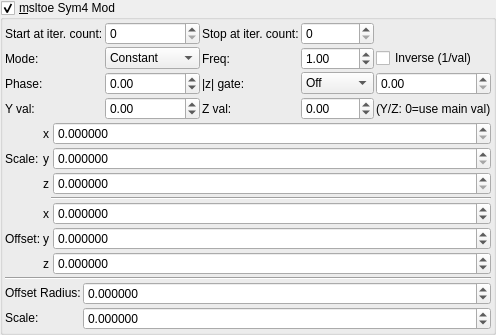
       <widget class="MyGroupBox" name="groupCheck_transf_function_enabledCx_false">
        <property name="toolTip">
         <string/>
        </property>
        <property name="title">
         <string>&amp;msltoe Sym4 Mod</string>
        </property>
        <property name="checkable">
         <bool>true</bool>
        </property>
        <layout class="QVBoxLayout" name="verticalLayout_56">
         <property name="spacing">
          <number>2</number>
         </property>
         <property name="leftMargin">
          <number>2</number>
         </property>
         <property name="topMargin">
          <number>2</number>
         </property>
         <property name="rightMargin">
          <number>2</number>
         </property>
         <property name="bottomMargin">
          <number>2</number>
         </property>
         <item>
          <layout class="QGridLayout" name="gridLayout_73">
           <property name="spacing">
            <number>2</number>
           </property>
           <item row="0" column="2">
            <widget class="QLabel" name="label_274">
             <property name="text">
              <string>Stop at iter. count:</string>
             </property>
            </widget>
           </item>
           <item row="0" column="0">
            <widget class="QLabel" name="label_275">
             <property name="text">
              <string>Start at iter. count:</string>
             </property>
            </widget>
           </item>
           <item row="0" column="1">
            <widget class="MySpinBox" name="spinboxInt_transf_multiplier_start_iter_1">
             <property name="sizePolicy">
              <sizepolicy hsizetype="Minimum" vsizetype="Maximum">
               <horstretch>0</horstretch>
               <verstretch>0</verstretch>
              </sizepolicy>
             </property>
             <property name="maximum">
              <number>999</number>
             </property>
            </widget>
           </item>
           <item row="0" column="3">
            <widget class="MySpinBox" name="spinboxInt_transf_multiplier_stop_iter_1">
             <property name="sizePolicy">
              <sizepolicy hsizetype="Minimum" vsizetype="Maximum">
               <horstretch>0</horstretch>
               <verstretch>0</verstretch>
              </sizepolicy>
             </property>
             <property name="maximum">
              <number>999</number>
             </property>
            </widget>
           </item>
      <item row="1" column="0">
       <widget class="QLabel"><property name="text"><string>Mode:</string></property></widget>
      </item>
      <item row="1" column="1">
       <widget class="MyComboBox" name="comboBox_transf_multiplier_value_mode_1">
        <item><property name="text"><string notr="true">Constant</string></property></item>
        <item><property name="text"><string notr="true">Sine</string></property></item>
        <item><property name="text"><string notr="true">Ramp</string></property></item>
        <item><property name="text"><string notr="true">Exponential</string></property></item>
        <item><property name="text"><string notr="true">Triangle</string></property></item>
        <item><property name="text"><string notr="true">Square</string></property></item>
        <item><property name="text"><string notr="true">Smoothstep</string></property></item>
        <item><property name="text"><string notr="true">Noise</string></property></item>
        <item><property name="text"><string notr="true">Ping-pong</string></property></item>
        <item><property name="text"><string notr="true">Stepped</string></property></item>
       </widget>
      </item>
      <item row="1" column="2">
       <widget class="QLabel"><property name="text"><string>Freq:</string></property></widget>
      </item>
      <item row="1" column="3">
       <widget class="MyDoubleSpinBox" name="spinbox_transf_multiplier_frequency_1">
        <property name="minimum"><double>0.01</double></property><property name="maximum"><double>100.0</double></property>
        <property name="singleStep"><double>0.1</double></property><property name="value"><double>1.0</double></property>
       </widget>
      </item>
      <item row="1" column="4" colspan="2">
       <widget class="MyCheckBox" name="checkBox_transf_multiplier_inverse_1">
        <property name="text"><string>Inverse (1/val)</string></property>
       </widget>
      </item>
      <item row="2" column="0">
       <widget class="QLabel"><property name="text"><string>Phase:</string></property></widget>
      </item>
      <item row="2" column="1">
       <widget class="MyDoubleSpinBox" name="spinbox_transf_multiplier_phase_1">
        <property name="minimum"><double>-10.0</double></property><property name="maximum"><double>10.0</double></property>
        <property name="singleStep"><double>0.1</double></property><property name="value"><double>0.0</double></property>
       </widget>
      </item>
      <item row="2" column="2">
       <widget class="QLabel"><property name="text"><string>|z| gate:</string></property></widget>
      </item>
      <item row="2" column="3">
       <widget class="MyComboBox" name="comboBox_transf_multiplier_threshold_mode_1">
        <item><property name="text"><string notr="true">Off</string></property></item>
        <item><property name="text"><string notr="true">&gt; thresh</string></property></item>
        <item><property name="text"><string notr="true">&lt; thresh</string></property></item>
       </widget>
      </item>
      <item row="2" column="4" colspan="2">
       <widget class="MyDoubleSpinBox" name="spinbox_transf_multiplier_threshold_1">
        <property name="minimum"><double>0.0</double></property><property name="maximum"><double>1000.0</double></property>
        <property name="singleStep"><double>0.1</double></property><property name="value"><double>0.0</double></property>
       </widget>
      </item>
      <item row="3" column="0">
       <widget class="QLabel"><property name="text"><string>Y val:</string></property></widget>
      </item>
      <item row="3" column="1">
       <widget class="MyDoubleSpinBox" name="spinbox_transf_multiplier_scale_y_1">
        <property name="minimum"><double>-100.0</double></property><property name="maximum"><double>100.0</double></property>
        <property name="singleStep"><double>0.01</double></property><property name="value"><double>0.0</double></property>
       </widget>
      </item>
      <item row="3" column="2">
       <widget class="QLabel"><property name="text"><string>Z val:</string></property></widget>
      </item>
      <item row="3" column="3">
       <widget class="MyDoubleSpinBox" name="spinbox_transf_multiplier_scale_z_1">
        <property name="minimum"><double>-100.0</double></property><property name="maximum"><double>100.0</double></property>
        <property name="singleStep"><double>0.01</double></property><property name="value"><double>0.0</double></property>
       </widget>
      </item>
      <item row="3" column="4" colspan="2">
       <widget class="QLabel"><property name="text"><string notr="true">(Y/Z: 0=use main val)</string></property></widget>
      </item>
          </layout>
         </item>
         <item>
          <layout class="QGridLayout" name="gridLayout_4" columnstretch="0,0,0,1">
           <property name="verticalSpacing">
            <number>2</number>
           </property>
           <item row="1" column="1">
            <widget class="QLabel" name="label_269">
             <property name="text">
              <string notr="true">x</string>
             </property>
            </widget>
           </item>
           <item row="8" column="0" colspan="4">
            <widget class="Line" name="line_8">
             <property name="orientation">
              <enum>Qt::Horizontal</enum>
             </property>
            </widget>
           </item>
           <item row="2" column="3">
            <widget class="MyDoubleSpinBox" name="spinbox3_transf_scale3D_111_y">
             <property name="sizePolicy">
              <sizepolicy hsizetype="Minimum" vsizetype="Maximum">
               <horstretch>0</horstretch>
               <verstretch>0</verstretch>
              </sizepolicy>
             </property>
             <property name="prefix">
              <string/>
             </property>
             <property name="suffix">
              <string/>
             </property>
             <property name="decimals">
              <number>6</number>
             </property>
             <property name="minimum">
              <double>0.000000000000000</double>
             </property>
             <property name="maximum">
              <double>9.999000000000001</double>
             </property>
             <property name="singleStep">
              <double>0.100000000000000</double>
             </property>
            </widget>
           </item>
           <item row="5" column="1">
            <widget class="QLabel" name="label_265">
             <property name="text">
              <string notr="true">x</string>
             </property>
            </widget>
           </item>
           <item row="4" column="2" colspan="2">
            <widget class="Line" name="line_55">
             <property name="orientation">
              <enum>Qt::Horizontal</enum>
             </property>
            </widget>
           </item>
           <item row="3" column="3">
            <widget class="MyDoubleSpinBox" name="spinbox3_transf_scale3D_111_z">
             <property name="sizePolicy">
              <sizepolicy hsizetype="Minimum" vsizetype="Maximum">
               <horstretch>0</horstretch>
               <verstretch>0</verstretch>
              </sizepolicy>
             </property>
             <property name="prefix">
              <string/>
             </property>
             <property name="suffix">
              <string/>
             </property>
             <property name="decimals">
              <number>6</number>
             </property>
             <property name="minimum">
              <double>0.000000000000000</double>
             </property>
             <property name="maximum">
              <double>9.999000000000001</double>
             </property>
             <property name="singleStep">
              <double>0.100000000000000</double>
             </property>
            </widget>
           </item>
           <item row="3" column="1">
            <widget class="QLabel" name="label_263">
             <property name="text">
              <string notr="true">z</string>
             </property>
            </widget>
           </item>
           <item row="6" column="0">
            <widget class="QLabel" name="label_261">
             <property name="text">
              <string>Offset:</string>
             </property>
            </widget>
           </item>
           <item row="6" column="1">
            <widget class="QLabel" name="label_262">
             <property name="text">
              <string notr="true">y</string>
             </property>
            </widget>
           </item>
           <item row="7" column="3">
            <widget class="MyDoubleSpinBox" name="spinbox3_transf_offsetF_000_z">
             <property name="sizePolicy">
              <sizepolicy hsizetype="Minimum" vsizetype="Maximum">
               <horstretch>0</horstretch>
               <verstretch>0</verstretch>
              </sizepolicy>
             </property>
             <property name="prefix">
              <string/>
             </property>
             <property name="suffix">
              <string/>
             </property>
             <property name="decimals">
              <number>6</number>
             </property>
             <property name="minimum">
              <double>-99.989999999999995</double>
             </property>
             <property name="maximum">
              <double>99.989999999999995</double>
             </property>
             <property name="singleStep">
              <double>0.100000000000000</double>
             </property>
            </widget>
           </item>
           <item row="7" column="1">
            <widget class="QLabel" name="label_264">
             <property name="text">
              <string notr="true">z</string>
             </property>
            </widget>
           </item>
           <item row="6" column="3">
            <widget class="MyDoubleSpinBox" name="spinbox3_transf_offsetF_000_y">
             <property name="sizePolicy">
              <sizepolicy hsizetype="Minimum" vsizetype="Maximum">
               <horstretch>0</horstretch>
               <verstretch>0</verstretch>
              </sizepolicy>
             </property>
             <property name="prefix">
              <string/>
             </property>
             <property name="suffix">
              <string/>
             </property>
             <property name="decimals">
              <number>6</number>
             </property>
             <property name="minimum">
              <double>-99.989999999999995</double>
             </property>
             <property name="maximum">
              <double>99.989999999999995</double>
             </property>
             <property name="singleStep">
              <double>0.100000000000000</double>
             </property>
            </widget>
           </item>
           <item row="2" column="0">
            <widget class="QLabel" name="label_267">
             <property name="text">
              <string>Scale:</string>
             </property>
            </widget>
           </item>
           <item row="2" column="1">
            <widget class="QLabel" name="label_268">
             <property name="text">
              <string notr="true">y</string>
             </property>
            </widget>
           </item>
           <item row="1" column="3">
            <widget class="MyDoubleSpinBox" name="spinbox3_transf_scale3D_111_x">
             <property name="sizePolicy">
              <sizepolicy hsizetype="Minimum" vsizetype="Maximum">
               <horstretch>0</horstretch>
               <verstretch>0</verstretch>
              </sizepolicy>
             </property>
             <property name="prefix">
              <string/>
             </property>
             <property name="suffix">
              <string/>
             </property>
             <property name="decimals">
              <number>6</number>
             </property>
             <property name="minimum">
              <double>0.000000000000000</double>
             </property>
             <property name="maximum">
              <double>9.999000000000001</double>
             </property>
             <property name="singleStep">
              <double>0.100000000000000</double>
             </property>
            </widget>
           </item>
           <item row="5" column="3">
            <widget class="MyDoubleSpinBox" name="spinbox3_transf_offsetF_000_x">
             <property name="sizePolicy">
              <sizepolicy hsizetype="Minimum" vsizetype="Maximum">
               <horstretch>0</horstretch>
               <verstretch>0</verstretch>
              </sizepolicy>
             </property>
             <property name="prefix">
              <string/>
             </property>
             <property name="suffix">
              <string/>
             </property>
             <property name="decimals">
              <number>6</number>
             </property>
             <property name="minimum">
              <double>-99.989999999999995</double>
             </property>
             <property name="maximum">
              <double>99.989999999999995</double>
             </property>
             <property name="singleStep">
              <double>0.100000000000000</double>
             </property>
            </widget>
           </item>
          </layout>
         </item>
         <item>
          <layout class="QGridLayout" name="gridLayout_5" columnstretch="0,1">
           <property name="verticalSpacing">
            <number>2</number>
           </property>
           <item row="0" column="0">
            <widget class="QLabel" name="label_148">
             <property name="text">
              <string>&lt;html&gt;&lt;head/&gt;&lt;body&gt;&lt;p&gt;Offset Radius:&lt;/p&gt;&lt;/body&gt;&lt;/html&gt;</string>
             </property>
            </widget>
           </item>
           <item row="1" column="1">
            <widget class="MyDoubleSpinBox" name="spinbox_transf_scale_1">
             <property name="sizePolicy">
              <sizepolicy hsizetype="Minimum" vsizetype="Maximum">
               <horstretch>0</horstretch>
               <verstretch>0</verstretch>
              </sizepolicy>
             </property>
             <property name="prefix">
              <string/>
             </property>
             <property name="suffix">
              <string/>
             </property>
             <property name="decimals">
              <number>6</number>
             </property>
             <property name="minimum">
              <double>-99.998999999999995</double>
             </property>
             <property name="maximum">
              <double>99.998999999999995</double>
             </property>
             <property name="singleStep">
              <double>0.100000000000000</double>
             </property>
            </widget>
           </item>
           <item row="1" column="0">
            <widget class="QLabel" name="label_149">
             <property name="text">
              <string>&lt;html&gt;&lt;head/&gt;&lt;body&gt;&lt;p&gt;Scale:&lt;/p&gt;&lt;/body&gt;&lt;/html&gt;</string>
             </property>
            </widget>
           </item>
           <item row="0" column="1">
            <widget class="MyDoubleSpinBox" name="spinbox_transf_offset">
             <property name="sizePolicy">
              <sizepolicy hsizetype="Minimum" vsizetype="Maximum">
               <horstretch>0</horstretch>
               <verstretch>0</verstretch>
              </sizepolicy>
             </property>
             <property name="prefix">
              <string/>
             </property>
             <property name="suffix">
              <string/>
             </property>
             <property name="decimals">
              <number>6</number>
             </property>
             <property name="minimum">
              <double>-99.998999999999995</double>
             </property>
             <property name="maximum">
              <double>99.998999999999995</double>
             </property>
             <property name="singleStep">
              <double>0.100000000000000</double>
             </property>
            </widget>
           </item>
          </layout>
         </item>
        </layout>
       </widget>
